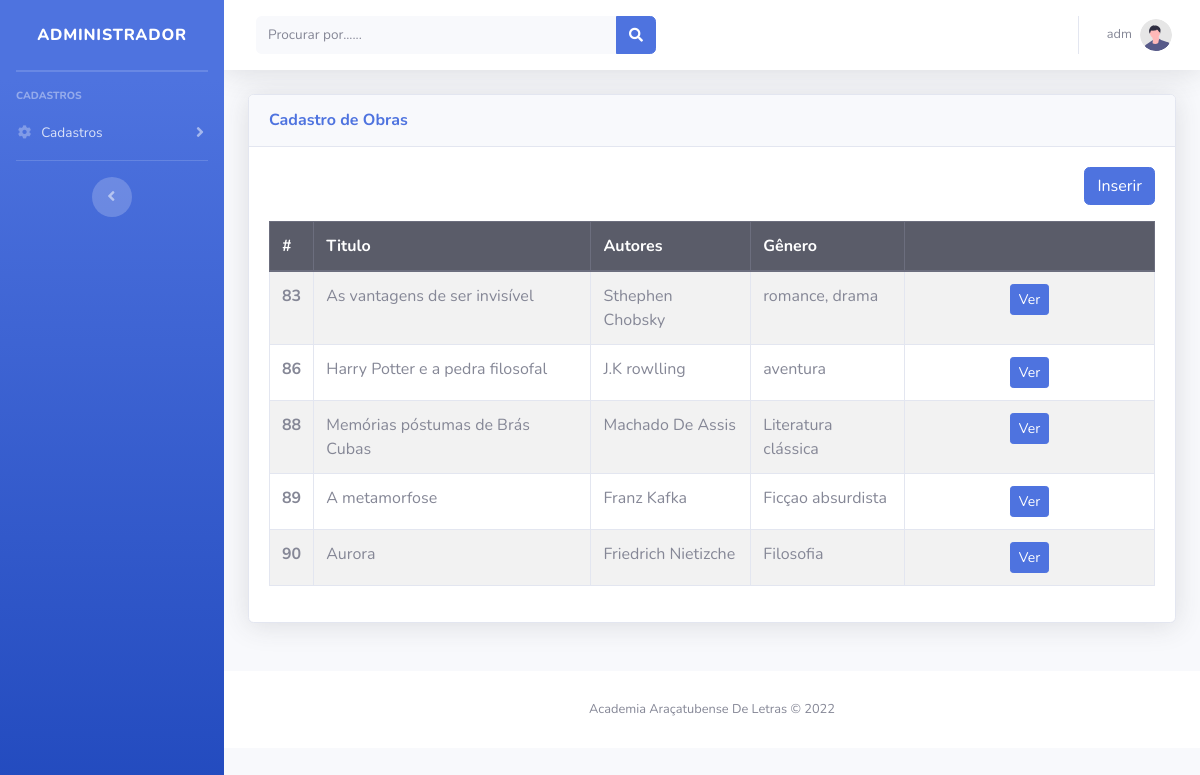
The app's page /modulos/obras/obras.php (signed in) with its own data.
### tables this page shows
CREATE TABLE `usuario` (
  `id` int(11) NOT NULL,
  `nome` varchar(150) NOT NULL,
  `email` varchar(100) NOT NULL,
  `telefone` bigint(20) NOT NULL,
  `senha` varchar(20) NOT NULL,
  `tipo` varchar(30) NOT NULL
);

CREATE TABLE `obra` (
  `idObra` int(11) NOT NULL,
  `tituloObra` varchar(250) NOT NULL,
  `autoresObra` text NOT NULL,
  `sinopseObra` text NOT NULL,
  `imagemObra` varchar(200) NOT NULL,
  `isbnObra` varchar(30) NOT NULL,
  `anoObra` varchar(40) NOT NULL,
  `paginasObra` varchar(5) NOT NULL,
  `pdfObra` varchar(200) NOT NULL,
  `linkObra` varchar(200) NOT NULL,
  `generoObra` varchar(20) NOT NULL,
  `id_usuario` int(11) NOT NULL
);

### config.php (called while the page is built, shortened)
<?php
function arquivo($file)
{
    return ROOT_PATH . $file;
}
function usuario()
{
    $id = $_SESSION['id'];
    $sql = "SELECT * FROM usuario WHERE id = $id";
    $query = $GLOBALS['conexaoBanco']->query($sql);
    return $query->fetch();
}

### modulos/obras/obras.php (the view, shortened to what this page needs)
<!DOCTYPE html>
<html lang="pt-br">
<?php
include '../../config.php';
?>
<?php include_once path('template/head.php'); ?>
<body id="page-top">
    <div id="wrapper">
        <?php include_once path('template/sidebar.php'); ?>
        <div id="content-wrapper" class="d-flex flex-column">
            <div id="content">
                <?php include_once path('template/navbar.php'); ?>
                <div class="container-fluid">
                    <div class="row">
                        <div class="col-12 mb-4">
                            <div class="card shadow mb-4">
                                <div class="card-header py-3">
                                    <h6 class="m-0 font-weight-bold text-primary">Cadastro de Obras</h6>
                                </div>
                                <div class="card-body">
                                    <div class="text-right mb-3">
                                        <a class="btn btn-primary" href="inserir.php">Inserir</a>
                                    </div>
                                    <table class="table table-bordered table-striped">
                                        <thead>
                                            <tr class="thead-dark">
                                                <th>#</th>
                                                <th>Titulo</th>
                                                <th>Autores</th>
                                                <th>Gênero</th>
                                                <th></th>
                                            </tr>
                                        </thead>
                                        <tbody>
                                            <?php
                                            $pdo = Banco::conectar();
                                            $id_usuario = usuario()['id'];
                                            $sql = "SELECT * FROM  obra WHERE id_usuario = $id_usuario ";
                                            foreach ($pdo->query($sql) as $row) { ?>
                                                <tr>
                                                    <th scope="row"><?= $row['idObra'] ?></th>
                                                    <td><?= $row['tituloObra'] ?></td>
                                                    <td><?= $row['autoresObra'] ?></td>
                                                    <td><?= $row['generoObra'] ?></td>
                                                    <td width='250' class="text-center">
                                                        <a class="btn btn-sm btn-primary " href="visualizar.php?idObra=<?= $row['idObra'] ?>">Ver</a>
                                                    </td>
                                                </tr>
                                            <?php }
                                             ?>
                                        </tbody>
                                    </table>
                                </div>
                            </div>
                        </div>
                    </div>
                </div>
                <footer class="sticky-footer bg-white">
                    <div class="container my-auto">
                        <div class="copyright text-center my-auto">
                            <span>Academia Araçatubense De Letras &copy; 2022</span>
                        </div>
                    </div>
                </footer>
            </div>
        </div>
</body>
</html>

### template/navbar.php (shortened to what this page needs)
<nav class="navbar navbar-expand navbar-light bg-white topbar mb-4 static-top shadow">
    <form class="d-none d-sm-inline-block form-inline mr-auto ml-md-3 my-2 my-md-0 mw-100 navbar-search">
        <div class="input-group">
            <input type="text" class="form-control bg-light border-0 small" placeholder="Procurar por......" aria-label="Search" aria-describedby="basic-addon2">
            <div class="input-group-append">
                <button class="btn btn-primary" type="button">
                    <i class="fas fa-search fa-sm"></i>
                </button>
            </div>
        </div>
    </form>
    <ul class="navbar-nav ml-auto">
        <li class="nav-item dropdown no-arrow">
            <a class="nav-link dropdown-toggle" href="#" id="userDropdown" role="button" data-toggle="dropdown" aria-haspopup="true" aria-expanded="false">
                <span class="mr-2 d-none d-lg-inline text-gray-600 small"><?= usuario()['nome'] ?></span>
                <img class="img-profile rounded-circle" src="<?= arquivo('img/undraw_profile.svg') ?>">
            </a>
        </li>
    </ul>
</nav>

### records on screen
usuario: nome "adm"
obra: idObra "83", tituloObra "As vantagens de ser invisível", autoresObra "Sthephen Chobsky", generoObra "romance, drama"
obra: idObra "86", tituloObra "Harry Potter e a pedra filosofal", autoresObra "J.K rowlling", generoObra "aventura"
obra: idObra "88", tituloObra "Memórias póstumas de Brás Cubas", autoresObra "Machado De Assis", generoObra "Literatura clássica"
obra: idObra "89", tituloObra "A metamorfose", autoresObra "Franz Kafka", generoObra "Ficçao absurdista"
obra: idObra "90", tituloObra "Aurora", autoresObra "Friedrich Nietizche", generoObra "Filosofia"
